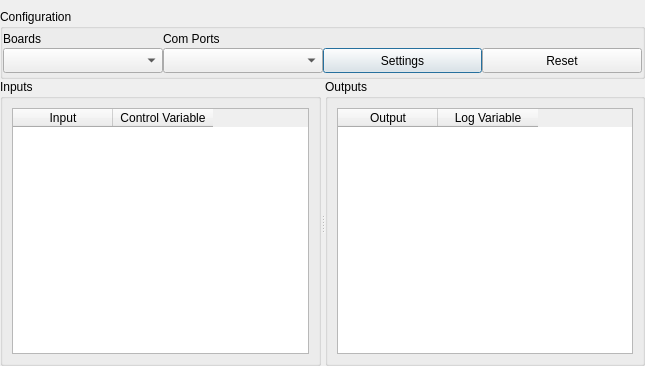
<?xml version="1.0" encoding="UTF-8"?>
<ui version="4.0">
 <class>TargetUI</class>
 <widget class="QDialog" name="TargetUI">
  <property name="geometry">
   <rect>
    <x>0</x>
    <y>0</y>
    <width>645</width>
    <height>366</height>
   </rect>
  </property>
  <property name="windowTitle">
   <string>Dialog</string>
  </property>
  <layout class="QGridLayout" name="gridLayout_4">
   <property name="leftMargin">
    <number>0</number>
   </property>
   <property name="topMargin">
    <number>9</number>
   </property>
   <property name="rightMargin">
    <number>0</number>
   </property>
   <property name="bottomMargin">
    <number>0</number>
   </property>
   <property name="spacing">
    <number>0</number>
   </property>
   <item row="0" column="0">
    <layout class="QVBoxLayout" name="verticalLayout">
     <item>
      <widget class="QGroupBox" name="groupBox_4">
       <property name="maximumSize">
        <size>
         <width>16777215</width>
         <height>70</height>
        </size>
       </property>
       <property name="title">
        <string>Configuration</string>
       </property>
       <layout class="QHBoxLayout" name="horizontalLayout">
        <property name="spacing">
         <number>0</number>
        </property>
        <property name="leftMargin">
         <number>0</number>
        </property>
        <property name="topMargin">
         <number>0</number>
        </property>
        <property name="rightMargin">
         <number>0</number>
        </property>
        <property name="bottomMargin">
         <number>0</number>
        </property>
        <item>
         <layout class="QGridLayout" name="gridLayout_3">
          <property name="spacing">
           <number>0</number>
          </property>
          <item row="0" column="0">
           <widget class="QLabel" name="label">
            <property name="maximumSize">
             <size>
              <width>16777215</width>
              <height>15</height>
             </size>
            </property>
            <property name="text">
             <string>Boards</string>
            </property>
           </widget>
          </item>
          <item row="0" column="1">
           <widget class="QLabel" name="label_2">
            <property name="maximumSize">
             <size>
              <width>16777215</width>
              <height>15</height>
             </size>
            </property>
            <property name="text">
             <string>Com Ports</string>
            </property>
           </widget>
          </item>
          <item row="1" column="0">
           <widget class="QComboBox" name="cbBoards">
            <property name="maximumSize">
             <size>
              <width>16777215</width>
              <height>25</height>
             </size>
            </property>
           </widget>
          </item>
          <item row="1" column="1">
           <widget class="QComboBox" name="cbPorts">
            <property name="maximumSize">
             <size>
              <width>16777215</width>
              <height>25</height>
             </size>
            </property>
           </widget>
          </item>
          <item row="1" column="2">
           <widget class="QPushButton" name="pb_settings">
            <property name="maximumSize">
             <size>
              <width>16777215</width>
              <height>25</height>
             </size>
            </property>
            <property name="text">
             <string>Settings</string>
            </property>
           </widget>
          </item>
          <item row="1" column="3">
           <widget class="QPushButton" name="pb_reset">
            <property name="maximumSize">
             <size>
              <width>16777215</width>
              <height>25</height>
             </size>
            </property>
            <property name="text">
             <string>Reset</string>
            </property>
           </widget>
          </item>
         </layout>
        </item>
       </layout>
      </widget>
     </item>
     <item>
      <widget class="QSplitter" name="splitter">
       <property name="orientation">
        <enum>Qt::Horizontal</enum>
       </property>
       <widget class="QGroupBox" name="groupBox">
        <property name="title">
         <string>Inputs</string>
        </property>
        <layout class="QGridLayout" name="gridLayout">
         <item row="0" column="0">
          <widget class="QTableWidget" name="tblIn">
           <column>
            <property name="text">
             <string>Input</string>
            </property>
           </column>
           <column>
            <property name="text">
             <string>Control Variable</string>
            </property>
           </column>
          </widget>
         </item>
        </layout>
       </widget>
       <widget class="QGroupBox" name="groupBox_2">
        <property name="title">
         <string>Outputs</string>
        </property>
        <layout class="QGridLayout" name="gridLayout_2">
         <item row="0" column="0">
          <widget class="QTableWidget" name="tblOut">
           <column>
            <property name="text">
             <string>Output</string>
            </property>
           </column>
           <column>
            <property name="text">
             <string>Log Variable</string>
            </property>
           </column>
          </widget>
         </item>
        </layout>
       </widget>
      </widget>
     </item>
    </layout>
   </item>
  </layout>
 </widget>
 <resources/>
 <connections/>
</ui>
